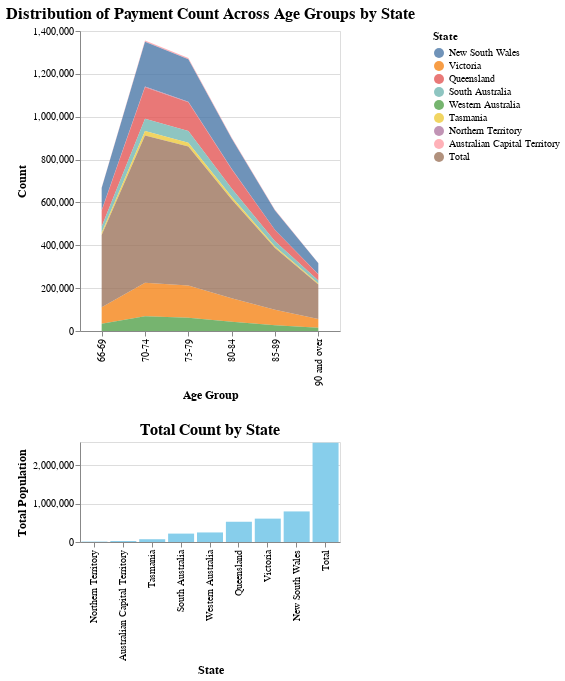

Vega-Lite specification stored for this chart:
### Vega-Lite specification from a JSON file in a GitHub repository (floating-point values rounded to 4 significant figures)
{"$schema": "https://vega.github.io/schema/vega-lite/v5.json", "description": "Area chart showing the count across different age groups, and a bar chart for total count per state.", "params": [{"name": "state_selection", "value": "All", "bind": {"input": "select", "options": ["All", "Australian Capital Territory", "New South Wales", "Northern Territory", "Queensland", "South Australia", "Tasmania", "Victoria", "Western Australia"], "labels": ["Show All", "Australian Capital Territory", "New South Wales", "Northern Territory", "Queensland", "South Australia", "Tasmania", "Victoria", "Western Australia"], "name": "State Selection"}}], "vconcat": [{"width": "container", "height": 300, "data": {"values": [{"State": "Australian Capital Territory", "Age Group": "66-69", "Count": 2695}, {"State": "Australian Capital Territory", "Age Group": "70-74", "Count": 6255}, {"State": "Australian Capital Territory", "Age Group": "75-79", "Count": 6460}, {"State": "Australian Capital Territory", "Age Group": "80-84", "Count": 4820}, {"State": "Australian Capital Territory", "Age Group": "85-89", "Count": 3120}, {"State": "Australian Capital Territory", "Age Group": "90 and over", "Count": 1710}, {"State": "New South Wales", "Age Group": "66-69", "Count": 104160}, {"State": "New South Wales", "Age Group": "70-74", "Count": 208705}, {"State": "New South Wales", "Age Group": "75-79", "Count": 197535}, {"State": "New South Wales", "Age Group": "80-84", "Count": 141675}, {"State": "New South Wales", "Age Group": "85-89", "Count": 90965}, {"State": "New South Wales", "Age Group": "90 and over", "Count": 51890}, {"State": "Northern Territory", "Age Group": "66-69", "Count": 2030}, {"State": "Northern Territory", "Age Group": "70-74", "Count": 3535}, {"State": "Northern Territory", "Age Group": "75-79", "Count": 2570}, {"State": "Northern Territory", "Age Group": "80-84", "Count": 1575}, {"State": "Northern Territory", "Age Group": "85-89", "Count": 690}, {"State": "Northern Territory", "Age Group": "90 and over", "Count": 315}, {"State": "Queensland", "Age Group": "66-69", "Count": 73835}, {"State": "Queensland", "Age Group": "70-74", "Count": 147430}, {"State": "Queensland", "Age Group": "75-79", "Count": 134875}, {"State": "Queensland", "Age Group": "80-84", "Count": 90710}, {"State": "Queensland", "Age Group": "85-89", "Count": 51820}, {"State": "Queensland", "Age Group": "90 and over", "Count": 27875}, {"State": "South Australia", "Age Group": "66-69", "Count": 28880}, {"State": "South Australia", "Age Group": "70-74", "Count": 57225}, {"State": "South Australia", "Age Group": "75-79", "Count": 54285}, {"State": "South Australia", "Age Group": "80-84", "Count": 38325}, {"State": "South Australia", "Age Group": "85-89", "Count": 24770}, {"State": "South Australia", "Age Group": "90 and over", "Count": 14850}, {"State": "Tasmania", "Age Group": "66-69", "Count": 10080}, {"State": "Tasmania", "Age Group": "70-74", "Count": 20095}, {"State": "Tasmania", "Age Group": "75-79", "Count": 18160}, {"State": "Tasmania", "Age Group": "80-84", "Count": 12775}, {"State": "Tasmania", "Age Group": "85-89", "Count": 7385}, {"State": "Tasmania", "Age Group": "90 and over", "Count": 3675}, {"State": "Victoria", "Age Group": "66-69", "Count": 76905}, {"State": "Victoria", "Age Group": "70-74", "Count": 156890}, {"State": "Victoria", "Age Group": "75-79", "Count": 150535}, {"State": "Victoria", "Age Group": "80-84", "Count": 110285}, {"State": "Victoria", "Age Group": "85-89", "Count": 71900}, {"State": "Victoria", "Age Group": "90 and over", "Count": 41345}, {"State": "Western Australia", "Age Group": "66-69", "Count": 33880}, {"State": "Western Australia", "Age Group": "70-74", "Count": 68275}, {"State": "Western Australia", "Age Group": "75-79", "Count": 61640}, {"State": "Western Australia", "Age Group": "80-84", "Count": 43000}, {"State": "Western Australia", "Age Group": "85-89", "Count": 26880}, {"State": "Western Australia", "Age Group": "90 and over", "Count": 14745}, {"State": "Total", "Age Group": "66-69", "Count": 337350}, {"State": "Total", "Age Group": "70-74", "Count": 687520}, {"State": "Total", "Age Group": "75-79", "Count": 648345}, {"State": "Total", "Age Group": "80-84", "Count": 460040}, {"State": "Total", "Age Group": "85-89", "Count": 288250}, {"State": "Total", "Age Group": "90 and over", "Count": 161485}]}, "params": [{"name": "State_highlight", "select": {"type": "point", "fields": ["State"]}, "bind": "legend"}], "transform": [{"filter": "state_selection == 'All' || datum['State'] == state_selection"}], "mark": "area", "encoding": {"x": {"field": "Age Group", "type": "ordinal", "title": "Age Group", "sort": ["66-69", "70-74", "75-79", "80-84", "85-89", "90 and over"]}, "y": {"field": "Count", "type": "quantitative", "title": "Count"}, "color": {"field": "State", "type": "nominal", "title": "State", "sort": ["New South Wales", "Victoria", "Queensland", "South Australia", "Western Australia", "Tasmania", "Northern Territory", "Australian Capital Territory", "Total"]}, "opacity": {"condition": {"param": "State_highlight", "value": 0.8}, "value": 0.2}, "tooltip": [{"field": "State", "type": "nominal", "title": "State"}, {"field": "Age Group", "type": "ordinal", "title": "Age Group"}, {"field": "Count", "type": "quantitative", "title": "Count"}]}, "title": "Distribution of Payment Count Across Age Groups by State"}, {"width": "container", "height": 100, "data": {"values": [{"State": "Australian Capital Territory", "Total": 25055}, {"State": "New South Wales", "Total": 794935}, {"State": "Northern Territory", "Total": 10710}, {"State": "Queensland", "Total": 526545}, {"State": "South Australia", "Total": 218345}, {"State": "Tasmania", "Total": 72165}, {"State": "Victoria", "Total": 607855}, {"State": "Western Australia", "Total": 248420}, {"State": "Total", "Total": 2582990}]}, "mark": {"type": "bar", "color": "skyblue"}, "encoding": {"x": {"field": "State", "type": "nominal", "title": "State", "sort": "y"}, "y": {"field": "Total", "type": "quantitative", "title": "Total Population"}, "tooltip": [{"field": "State", "type": "nominal", "title": "State"}, {"field": "Total", "type": "quantitative", "title": "Total Count"}]}, "title": "Total Count by State"}], "config": {"title": {"font": "sans-serif", "fontSize": 16}, "axis": {"labelFontSize": 10, "titleFontSize": 12}}}
